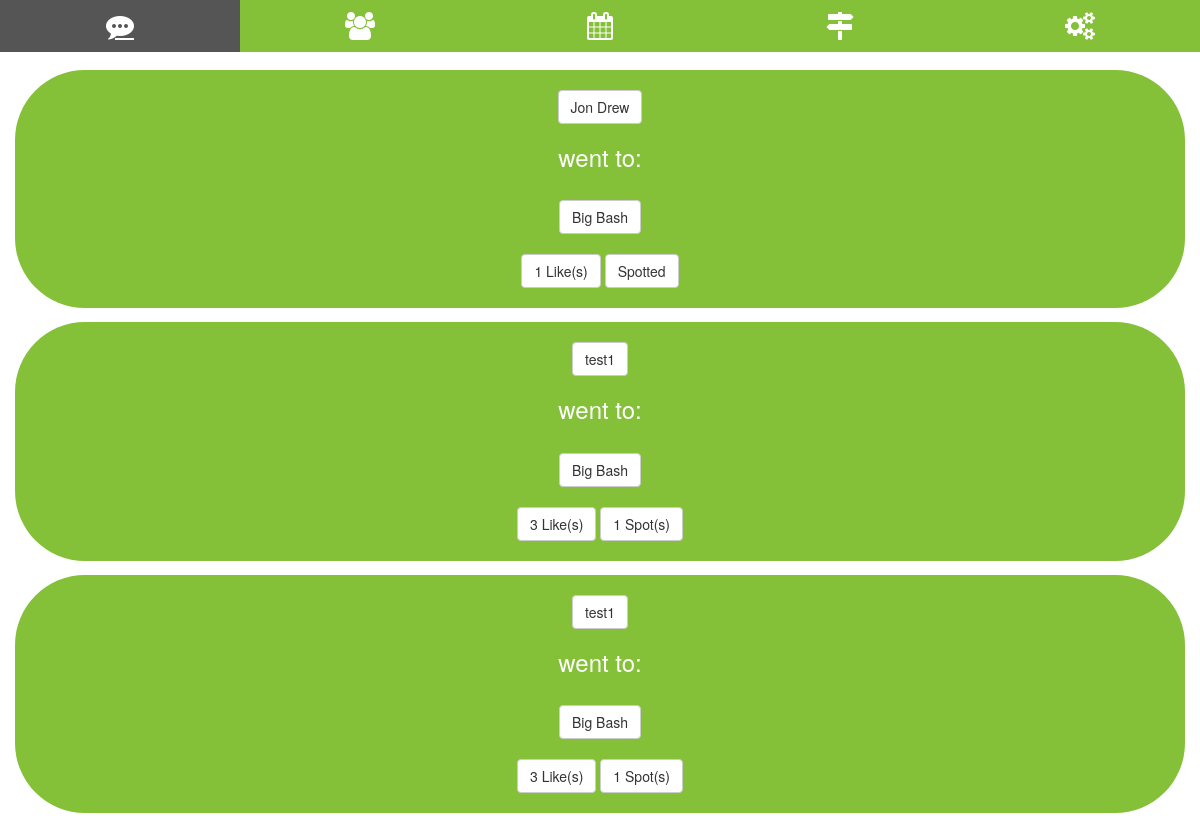
Page /ribbits/ (signed in, upper part) on the earlier database version.
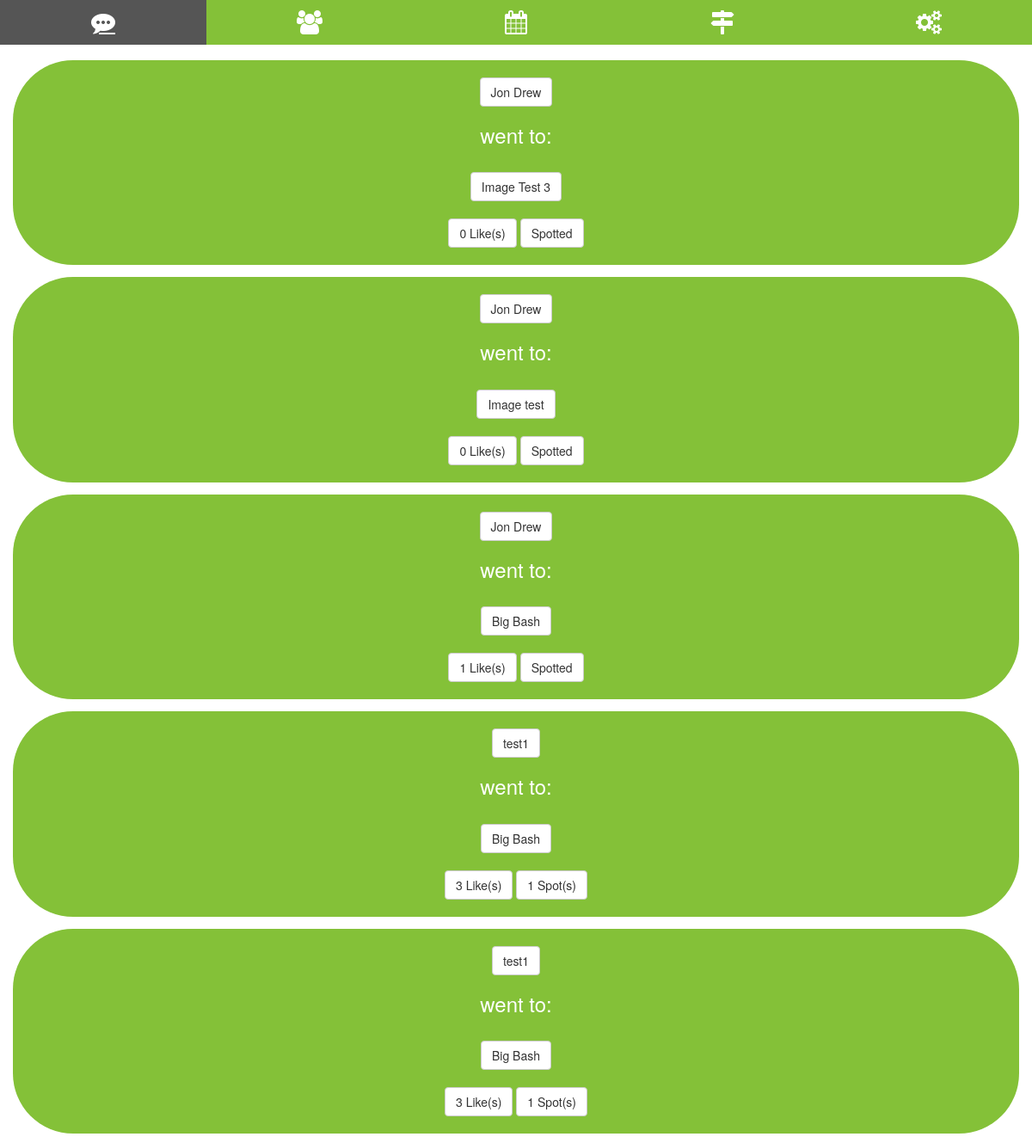
Same page on the later database version.
### ribbits/models.py (models this page shows, shortened)
class Ribbit(models.Model):
    sent_by         = models.ForeignKey('hoppers.Hopper', on_delete=models.CASCADE, related_name='sender', null=True)
    event           = models.ForeignKey('events.Event', on_delete=models.CASCADE)
    likes           = models.ManyToManyField('hoppers.Hopper', related_name='likes')
    spots           = models.ManyToManyField('hoppers.Hopper', related_name='spots')
    sent_to         = models.ManyToManyField('hoppers.Hopper', related_name='sent_to')
    slug            = models.SlugField(null=True, unique=True, editable=False)
    created_at      = models.DateTimeField(default=timezone.now)
    deleted_at      = models.DateTimeField(null=True)
    class Meta:
        unique_together = (('sent_by', 'event'),)
        ordering = ['-created_at']
    def get_absolute_url(self):
        return reverse('ribbits:read', kwargs={'slug': self.slug})
    def add_to_spots(self):
        return reverse('ribbits:spot', kwargs={'ribbit': self.slug})
    def get_likes_list(self):
        likes_list = self.likes.all()
        return Hopper.objects.filter(id__in=likes_list)
    def get_spots_list(self):
        spots_list = self.spots.all()
        return Hopper.objects.filter(id__in=spots_list)

### hoppers/models.py (models this page shows, shortened)
class Hopper(models.Model):
    user            = models.OneToOneField(User, null=True, on_delete=models.SET_NULL)
    listens_to      = models.ManyToManyField('self', through='Pair', symmetrical=False)
    anonymous       = models.BooleanField(default=True)
    email           = models.EmailField(null=True, max_length=100)
    name            = models.CharField(null=True, max_length=100)
    birth_date      = models.DateField(null=True, blank=True)
    includes        = models.TextField(null=True, blank=True)
    excludes        = models.TextField(null=True, blank=True)
    slug            = models.SlugField(null=True, blank=True, unique=True, editable=False)
    created_at      = models.DateTimeField(default=timezone.now)
    def __str__(self):
        if self.anonymous:
            return str(self.user.username)
        else:
            return str(self.name)
    def get_absolute_url(self):
        return reverse('hoppers:read', kwargs={'slug': self.slug})
    def get_listens_to_list(self):
        return Hopper.objects.filter(id__in=self.listens_to.all())

### events/models.py (models this page shows, shortened)
class Event(models.Model):
    created_by      = models.ForeignKey('hoppers.Hopper', null=True, on_delete=models.SET_NULL)
    attending       = models.ManyToManyField('hoppers.Hopper', related_name='attending')
    start           = models.DateTimeField(default=default_start)
    end             = models.DateTimeField(default=default_end)
    pad             = models.ForeignKey('pads.Pad', null=True, blank=True, on_delete=models.CASCADE)
    title           = models.CharField(max_length=20)
    text            = models.TextField(null=True, blank=True)
    private         = models.BooleanField(default=True)
    active          = models.BooleanField(default=True)
    slug            = models.SlugField(null=True, unique=True, editable=False)
    created_at      = models.DateTimeField(default=timezone.now)
    deleted_at      = models.DateTimeField(null=True, blank=True)
    class Meta:
        ordering = ['start']
    def __str__(self):
        return str(self.title)
    def get_absolute_url(self):
        return reverse('events:read', kwargs={'slug': self.slug})
    def get_attending_list(self):
        attending_list = self.attending.all()
        return Hopper.objects.filter(id__in=attending_list)
    def started(self):
        if self.start <= timezone.now():
            return True
        return False

### ribbits/views.py (the view)
class RibbitListView(ListView):
    template_name = 'ribbits/list.html'
    def get_queryset(self, *args, **kwargs):
        request = self.request.user
        hopper = Hopper.objects.get(user=request.id)
        public_ribbits = Ribbit.objects.exclude(event__private=1).filter(sent_by__in=hopper.get_listens_to_list())
        private_ribbits = Ribbit.objects.filter(sent_to=request.hopper)
        user_ribbits = Ribbit.objects.filter(sent_by=hopper)
        return public_ribbits | private_ribbits | user_ribbits

### ribbits/templates/ribbits/list.html
{% extends 'base.html' %}
{% block content %}
  {% for obj in object_list %}
    {% include 'ribbits/snippets/card.html' with object=obj %}
  {% endfor %}
{% endblock content %}

### ribbits/templates/ribbits/snippets/card.html (shortened to what this page needs)
<div class="card text-center">
  <div class="card-body">
    <a href="{{ object.sent_by.get_absolute_url }}" class="btn btn-default"
      <span class="badge">{{ object.sent_by }}</span>
    </a>
    <h3>
      {% if object.event.started %}
        went to:
      {% else %}
        is going to:
      {% endif %}
    </h3>
    <a href="{{ object.event.get_absolute_url }}" class="btn btn-default"
      <span class="badge">{{ object.event }}</span>
    </a>
    {% if request.user.hopper not in object.get_likes_list and object.event.started is False %}
      <a href="{{ object.add_to_likes }}" class="btn btn-default"
        <span class="badge">Like</span>
      </a>
    {% else %}
    <a href="{{ object.get_absolute_url }}" class="btn btn-default"
        <span class="badge">{{ object.get_likes_list.count }} Like(s)</span>
      </a>
    {% endif %}
    {% if request.user.hopper not in object.get_spots_list and request.user.hopper in object.event.get_attending_list and object.event.started %}
      <a href="{{ object.add_to_spots }}" class="btn btn-default"
        <span class="badge">Spotted</span>
      </a>
    {% else %}
      {% if object.event.started %}
        <a href="{{ object.get_absolute_url }}" class="btn btn-default"
          <span class="badge">{{ object.get_spots_list.count }} Spot(s)</span>
        </a>
      {% endif %}
    {% endif %}
  </div>
</div>

Differences in the rows shown:
added Ribbit: sent_by "Jon Drew", shows "went to:", event "Image Test 3", get_likes_list.count "0"
added Ribbit: sent_by "Jon Drew", shows "went to:", event "Image test", get_likes_list.count "0"
